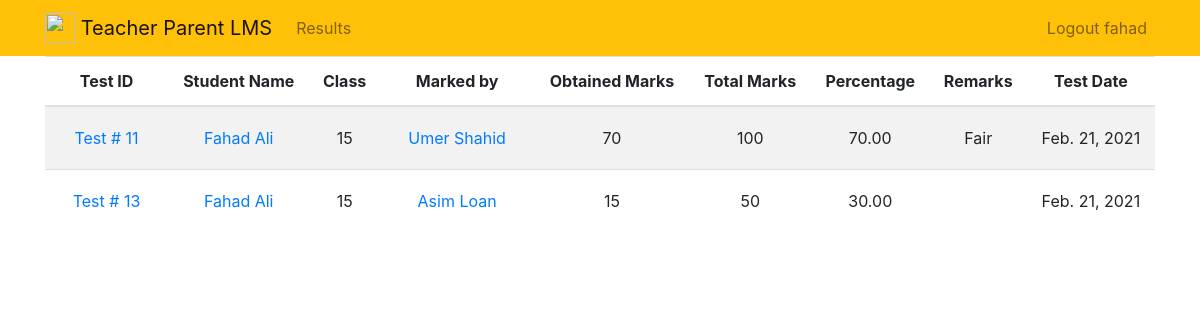
/tests/ (signed in), run on the app's committed database.
### users/customuser.py (models this page shows)
class CustomUser(AbstractUser):
    USER_TYPE_CHOICES = (
        (1, 'student'),
        (2, 'parent'),
        (3, 'teacher')
    )
    user_type = models.PositiveSmallIntegerField(
        verbose_name='Profession', choices=USER_TYPE_CHOICES, blank=True, null=True)

### test_conducts/models.py (models this page shows, shortened)
class Conduct(models.Model):
    obtained_marks = models.IntegerField()
    student_id = models.ForeignKey(
        to='users.Student', verbose_name='Student ID', to_field='ssn', on_delete=models.CASCADE)
    test_id = models.ForeignKey(
        to=StudentTests, verbose_name='Test ID', to_field='test_id', on_delete=models.CASCADE)
    remarks = models.TextField(verbose_name='Remarks', null=True, blank=True)
    @property
    def percentage(self):
        return (self.obtained_marks)/(self.test_id.total_marks) * 100
    class Meta:
        unique_together = (('test_id', 'student_id'),)

class StudentTests(models.Model):
    test_id = models.AutoField(verbose_name='Test ID', primary_key=True)
    date = models.DateField(verbose_name='Test Date', auto_now_add=True)
    total_marks = models.IntegerField(verbose_name='Max Marks', default=100)
    subject = models.CharField(verbose_name='Subject Name', max_length=20)
    teacher_id = models.ForeignKey(
        to='users.Teacher', verbose_name='Teacher ID', to_field='ssn', on_delete=models.CASCADE)
    standard = models.IntegerField(verbose_name='Class', blank=True)
    def __str__(self):
        return 'Test # ' + str(self.test_id)

### users/models.py (models this page shows)
class Student(models.Model):
    name = models.CharField(verbose_name='Full Name', max_length=30)
    parent_id = models.ForeignKey(to=Parent, verbose_name='Parent/Guardian',
                                  on_delete=models.CASCADE, to_field='ssn', null=True)  # to make field empty in the beginning
    ssn = models.OneToOneField(to=CustomUser, on_delete=models.CASCADE,
                               primary_key=True, verbose_name='Student ID', to_field='id')
    standard = models.IntegerField(verbose_name='Class')
    phone = PhoneNumberField(blank=True, verbose_name='Phone No.')
    def __str__(self):
        return self.name

class Teacher(models.Model):
    name = models.CharField(verbose_name='Full Name', max_length=30)
    ssn = models.OneToOneField(to=CustomUser, on_delete=models.CASCADE,
                               verbose_name='Teacher ID', primary_key=True, to_field='id')
    phone = PhoneNumberField(verbose_name='Phone No.', unique=True)
    def __str__(self):
        return self.name

### test_conducts/views.py (the view, shortened to what this page needs)
# urls.py: path('tests/', include('test_conducts.urls')),
@login_required
def tests(request):
    tests = None
    if request.method == 'GET':
        if request.user.user_type == 1:     # student
            tests = Conduct.objects.select_related(
                'test_id').filter(student_id=request.user.id)
        elif request.user.user_type == 2:     # parent
            tests = Conduct.objects.select_related('test_id', 'student_id').filter(
                student_id__parent_id=request.user.id)
        elif request.user.user_type == 3:   # Teacher
            all_tests = Conduct.objects.select_related('test_id').all()
            tests = all_tests.filter(test_id__teacher_id_id=request.user.id)
        return render(request, 'tests.html', {'tests': tests.order_by('test_id')})

### test_conducts/templates/tests.html (shortened to what this page needs)
{% extends "base.html" %}
{% block content %}
{% if tests %}
<table class="table table-striped table-hover" >
    <thead>
        <tr>
            <th scope="col" style="text-align: center;">Test ID</th>
            <th scope="col" style="text-align: center;">Student Name</th>
            <th scope="col" style="text-align: center;">Class</th>
            <th scope="col" style="text-align: center;">Marked by</th>
            <th scope="col" style="text-align: center;">Obtained Marks</th>
            <th scope="col" style="text-align: center;">Total Marks</th>
            <th scope="col" style="text-align: center;">Percentage</th>
            <th scope="col" style="text-align: center;">Remarks</th>
            <th scope="col" style="text-align: center;">Test Date</th>
        </tr>
    </thead>
    <tbody>
        {% for test in tests %}
        <tr>
            <td class="align-middle" style="text-align: center;">
                <form method="POST">
                    <button class="btn btn-link">{{test.test_id}}</button>
                </form>
            </td>
            <td class="align-middle" style="text-align: center;">
                <a href="{% url 's_tests' test.student_id_id %}">{{test.student_id}}</a>
            </td>
            <td class="align-middle" style="text-align: center;">{{test.test_id.standard}}</td>
            <td class="align-middle" style="text-align: center;">
                <form method="POST">
                    <button class="btn btn-link">{{test.test_id.teacher_id}}</button>
                </form>
            </td>
            <td class="align-middle" style="text-align: center;">{{test.obtained_marks}}</td>
            <td class="align-middle" style="text-align: center;">{{test.test_id.total_marks}} </td>
            <td class="align-middle" style="text-align: center;">{{test.percentage|floatformat:"2"}}</td>
            <td class="align-middle" style="text-align: center;">{{test.remarks}}</td>
            <td class="align-middle" style="text-align: center;">{{test.test_id.date}}</td>
        </tr>
        {% endfor %}
    </tbody>
</table>
{% endif %}
{% endblock %}

### users/templates/base.html (shortened to what this page needs)
{% load static %}
<!doctype html>
<html lang="en">
<head>
    <link rel="stylesheet" href="https://stackpath.bootstrapcdn.com/bootstrap/4.4.1/css/bootstrap.min.css"
>
</head>
<body>
    <nav class="navbar navbar-expand-md navbar-light bg-warning">
        <div class="container">
            <a class="navbar-brand" href="{% url 'home' %}">
                <img src="{% static 'Logo.png' %}" width="30" height="30" class="d-inline-block align-top">
                <span>Teacher Parent LMS</span>
            </a>
            <div class="collapse navbar-collapse" id="navbarNav">
                <ul class="navbar-nav mr-auto">
                    {% if user.is_authenticated %}
                    <li class="nav-item">
                        <a class="nav-link" href="{% url 'tests' %}">Results</a>
                    </li>
                    {% endif %}
                </ul>
                <ul class="navbar-nav ml-auto">
                    {% if user.is_authenticated %}
                    <li class="nav-item">
                        <a href="#" onclick="$('#signOutBtn').click()" class="nav-link">Logout {{user.first_name}} </a>
                    </li>
                    {% endif %}
                </ul>
            </div>
        </div>
    </nav>
    <div class="container">
        {% block content %}{% endblock %}
    </div>
</body>
</html>

### data on the page
CustomUser: first_name "fahad"
Conduct: test_id "Test # 11", student_id "Fahad Ali", test_id.standard "15", test_id.teacher_id "Umer Shahid", obtained_marks "70", test_id.total_marks "100", percentage "70.00", remarks "Fair", test_id "Feb. 21, 2021"
Conduct: test_id "Test # 13", student_id "Fahad Ali", test_id.standard "15", test_id.teacher_id "Asim Loan", obtained_marks "15", test_id.total_marks "50", percentage "30.00", test_id "Feb. 21, 2021"
